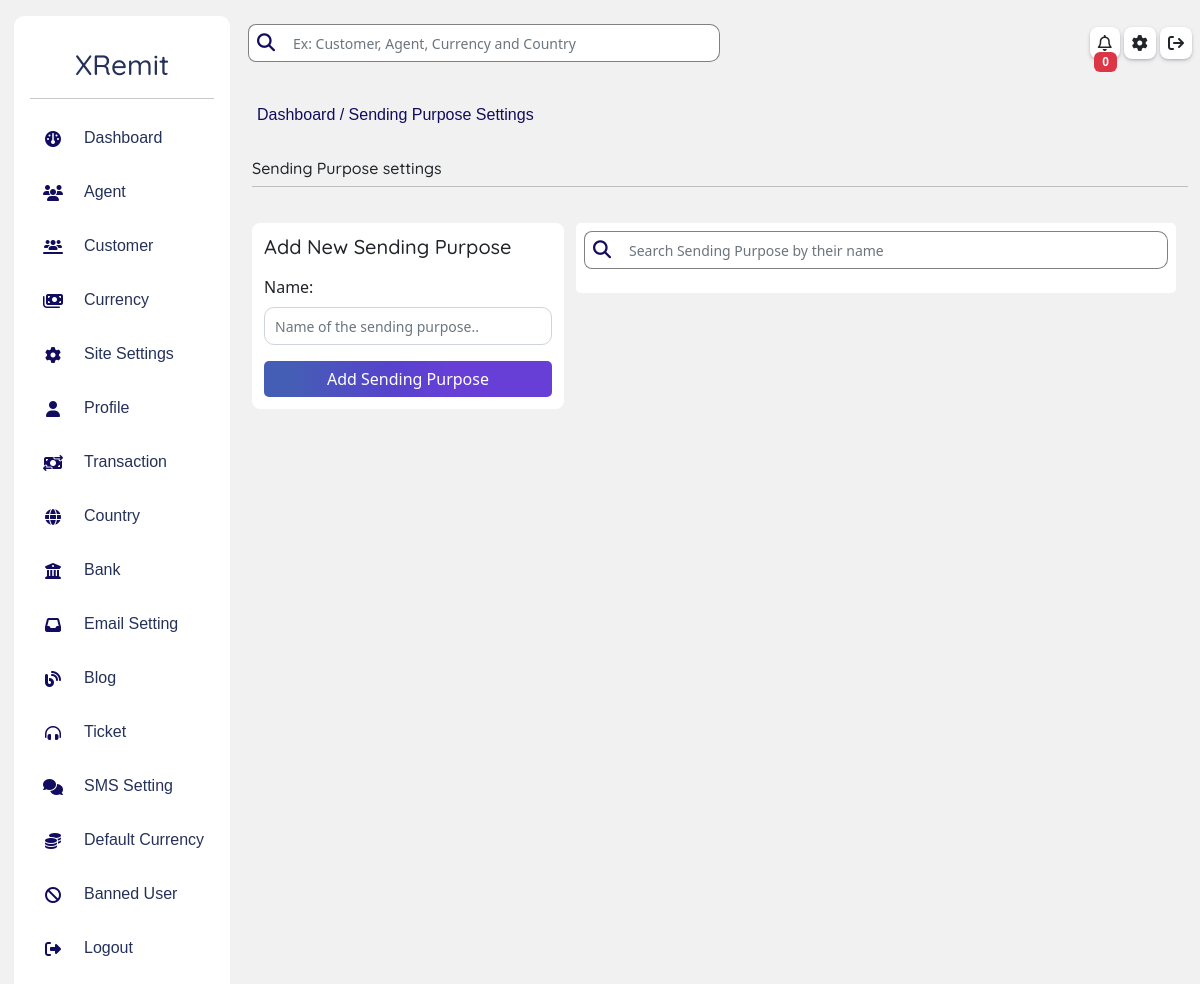
Page /owner/sending-purpose-setting on the earlier database version.
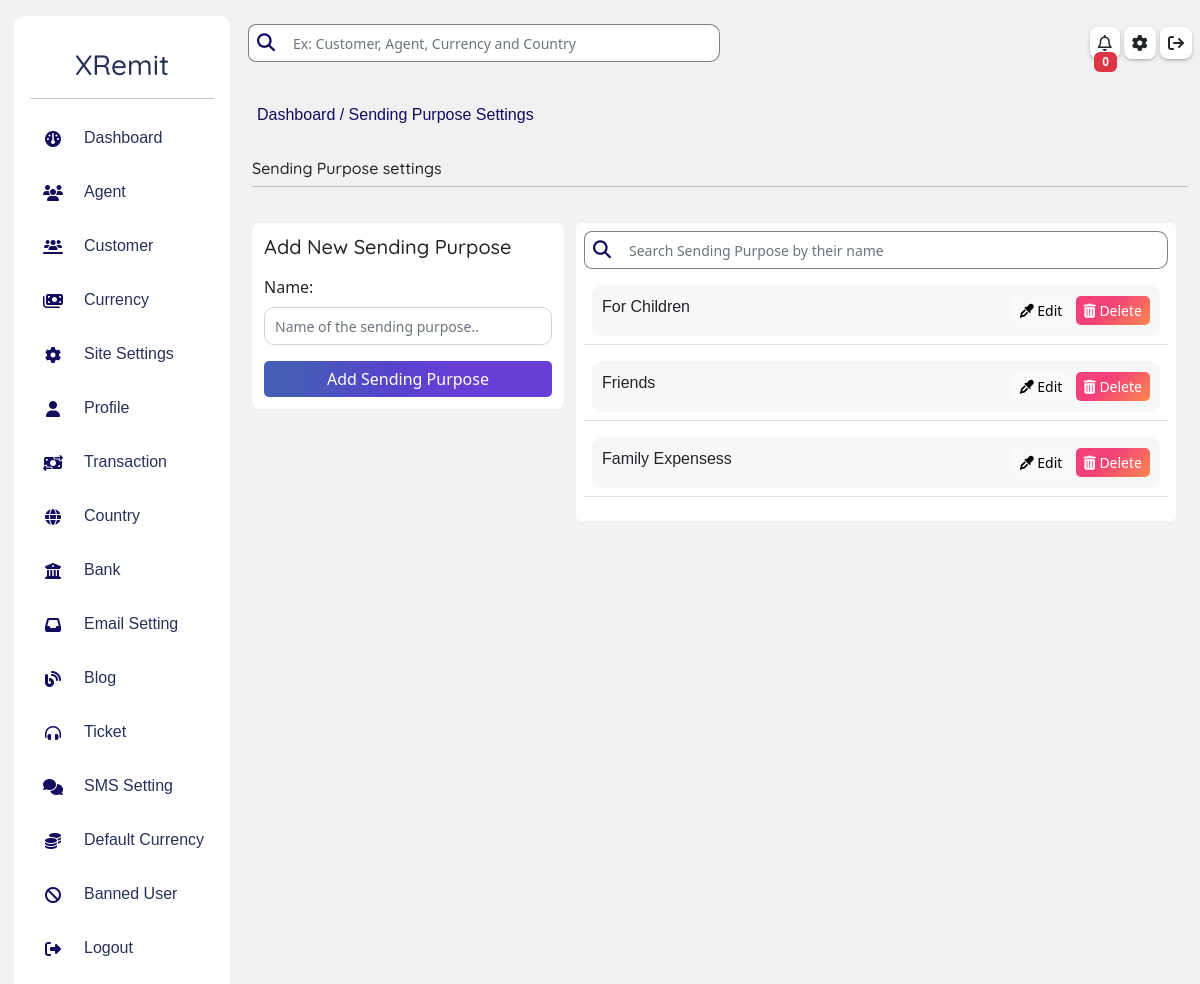
Same page on the later database version.
### homepage/models.py (models this page shows, shortened)
class SendingPurpose(models.Model):
    name = models.CharField(max_length=300)

### owner/views.py (the view, shortened to what this page needs)
# urls.py: path('sending-purpose-setting', views.purposeView, name = "purpose"),
def purposeView(request):
    purpose = SendingPurpose.objects.all().order_by('-id')
    form = PurposeForm()
    dist = {
        'purpose':purpose,
        'form': form
    }
    noti = notification()
    dist.update(noti)
    return render(request, "owner/payment/sendingPurpose.html", dist)

### owner/forms.py
class PurposeForm(forms.ModelForm):
    class Meta:
        model = SendingPurpose
        fields = ('__all__')
        widgets={
            'name': forms.TextInput(attrs = {'class':'form-control mt-2', 'placeholder':'Name of the sending purpose..'})
        }

### owner/views.py (called while the page is built)
def notification():
   noti = AdminNotification.objects.filter(seen= False)
   count = noti.count()
   li = {
       'noti':noti,
       'noti_count':count
   }
   return li

### template/owner/payment/sendingPurpose.html (shortened to what this page needs)
{% extends 'owner/dashboard.html' %}
{% load static %}
{% block inside %}
<div class="row p-0 m-0 mt-3">
    <div class="mt-3 mb-3">
      <span class="breadcum">
        <a href="{%url 'owner:dashboard'%}">
            Dashboard
        </a>/
        Sending Purpose Settings
      </span>
    </div>
    <div class="row m-0  mt-3">
        <h6 class="p-0">
            Sending Purpose settings
        </h6>
        <hr>
        <div class="row p-0 m-0 mt-3">
            <div class="col-lg-4 col-12 m-0 p-0 mt-1">
                <div id="login-card" class="p-1">
                    <h5 class="m-2">Add New Sending Purpose</h5>
                    <form action="" method="post" class="p-2">
                        <div class="row p-0 m-0">
                            {{form}}
                            <button class="btn btn-primary mt-3" type="submit">
                                Add Sending Purpose
                            </button>
                        </div>
                    </form>
                </div>
            </div>
            <div class="col-lg-8 col-12 mt-1 ">
                <div class="p-2 card">
                    <div class="login-flex d-flex my-auto" style="width: 100%;">
                        <i class="fa fa-magnifying-glass my-auto p-2"></i>
                        <input type="text" name="search"  id="search" onkeyup="SearchName()" class="form-control"  placeholder="Search Sending Purpose by their name" required id="">
                    </div>
                    <table class="table border-1">
                        <tbody>
                            {% for i in purpose  %}
                            <tr>
                                <td>
                                    <div class="item-list-div mt-2 p-1">
                                        <div class="d-flex justify-content-between">
                                                <div class="m-0">
                                                    <p class="p-0 m-0">
                                                        {{i.name}}
                                                    </p>
                                                </div>
                                                <div class="my-auto">
                                                    <button class="btn btn-sm btn-light" data-bs-toggle="modal" data-bs-target="#exampleModalEdit{{i.id}}">
                                                        <i class="fa fa-eye-dropper"></i>
                                                        Edit
                                                    </button>
                                                    <button class="btn btn-sm btn-danger" data-bs-toggle="modal" data-bs-target="#exampleModal{{i.id}}">
                                                        <i class="fa fa-trash-alt"></i>
                                                        Delete
                                                    </button>
                                                </div>
                                        </div>
                                    </div>
                                </td>
                            </tr>
                            {% endfor %}
                        </tbody>
                    </table>
                </div>
            </div>
        </div>
    </div>
</div>
{% endblock inside %}

Differences in the rows shown:
added SendingPurpose: name "For Children"
added SendingPurpose: name "Friends"
added SendingPurpose: name "Family Expensess"
